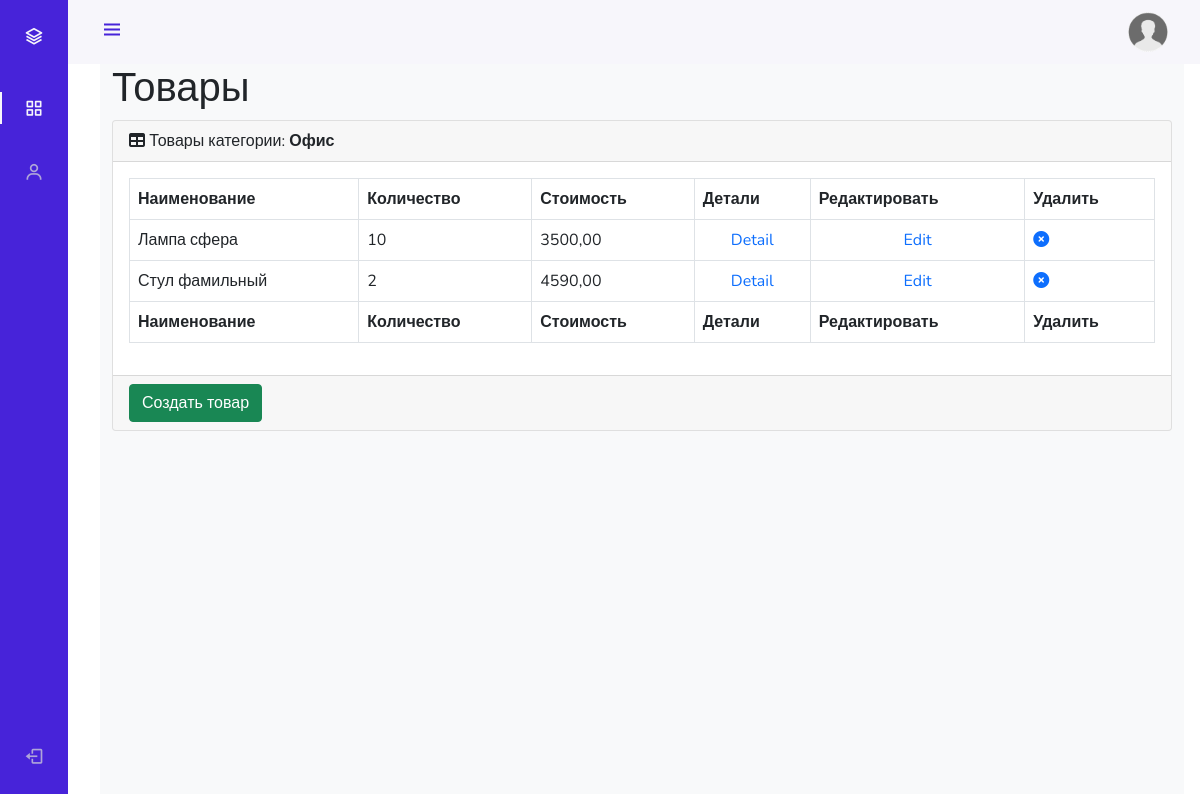
The app's page /admin_staff/products/read/category/1/ (signed in), older data.
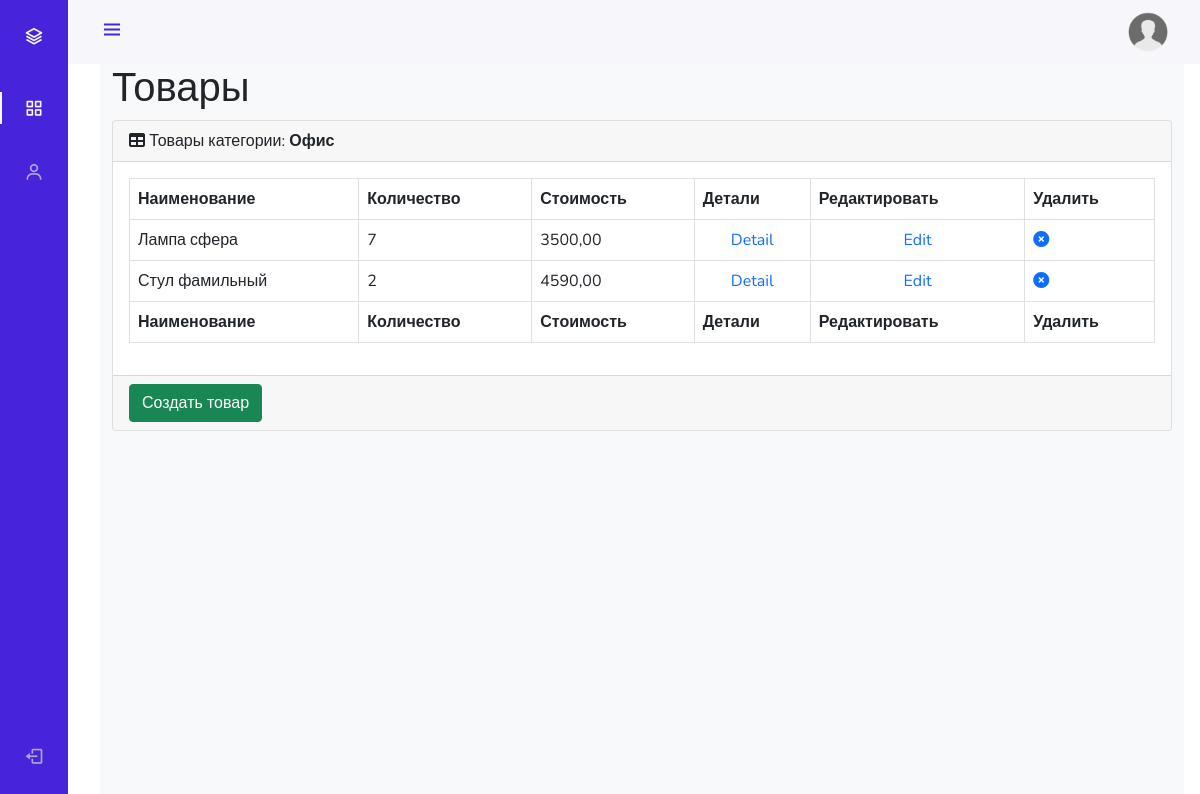
The same page, newer data.
### mainapp/models.py (models this page shows, shortened)
class Product(models.Model):
    category = models.ForeignKey(
        ProductCategory,
        on_delete=models.CASCADE,
    )
    name = models.CharField(
        verbose_name='имя продукта',
        max_length=128,
    )
    image = models.ImageField(
        upload_to='products_images',
        blank=True,
    )
    short_desc = models.CharField(
        verbose_name='короткое описание',
        max_length=60,
        blank=True,
    )
    description = models.TextField(
        verbose_name='описание',
        blank=True,
    )
    price = models.DecimalField(
        verbose_name='цена продукта',
        max_digits=8,
        decimal_places=2,
        default=0,
    )
    quantity = models.PositiveIntegerField(
        verbose_name='количество на складе',
        default=0,
    )
    is_active = models.BooleanField(default=True)

### adminapp/views.py (the view)
# urls.py: path('products/read/category/<int:pk>/', adminapp.products, name='products'),
@user_passes_test(lambda u: u.is_superuser)
def products(request, pk):
    title = 'админка/продукт'
    category = get_object_or_404(ProductCategory, pk=pk)
    products_list = Product.objects.filter(category__pk=pk).order_by('name')
    context = {
        'title': title,
        'category': category,
        'objects': products_list,
    }
    return render(request, 'adminapp/products.html', context)

### mainapp/context_processors.py (called while the page is built)
def basket(request):
    print(f'context processor basket works')
    basket = []
    if request.user.is_authenticated:
        basket = Basket.objects.filter(user=request.user)
    return {
        'basket': basket,
    }

### adminapp/templates/adminapp/products.html
{% extends 'adminapp/base.html' %}
{% load static %}
{% block content %}
<main>
    <div class="container-fluid">
        <h1 class="mt-4">Товары</h1>
        <div class="card mb-4">
            <div class="card-header">
                <i class="fas fa-table mr-1"></i>
                Товары категории: <strong>{{ category.name|title }}</strong>
            </div>
            <div class="card-body">
                <div class="table-responsive">
                    <table class="table table-bordered" id="dataTable" width="100%" cellspacing="0">
                        <thead>
                        <tr>
                            <th>Наименование</th>
                            <th>Количество</th>
                            <th>Стоимость</th>
                            <th>Детали</th>
                            <th>Редактировать</th>
                            <th>Удалить</th>
                        </tr>
                        </thead>
                        <tfoot>
                        <tr>
                            <th>Наименование</th>
                            <th>Количество</th>
                            <th>Стоимость</th>
                            <th>Детали</th>
                            <th>Редактировать</th>
                            <th>Удалить</th>
                        </tr>
                        </tfoot>
                        <tbody>
                        {% for product in objects %}
                            <tr {% if not product.is_active %} style="opacity: 0.5;" {% endif %}>
                                <td>{{ product.name }}</td>
                                <td>{{ product.quantity }}</td>
                                <td>{{ product.price }}</td>
                                <td class="text-center">
                                    <a href="{% url 'admin_staff:product_read' product.pk %}">Detail</a>
                                </td>
                                <td class="text-center">
                                    <a href="{% url 'admin_staff:product_update' product.pk %}">Edit</a>
                                </td>
                                <td>
                                    <a {% if not product.is_active %} class="invisible" {% endif %} href="{% url 'admin_staff:product_delete' pk=product.id %}">
                                        <i class="fa fa-times-circle"></i>
                                    </a>
                                </td>
                            </tr>
                        {% endfor %}
                        </tbody>
                    </table>
                </div>
            </div>
            <div class="card-footer">
                <a href="{% url 'admin_staff:product_create' category.pk %}">
                    <button class="btn btn-success">Создать товар</button>
                </a>
            </div>
        </div>
    </div>
</main>
{% endblock %}

Row changes from the older to the newer data that the page shows:
changed Product "Лампа сфера": quantity "10" → "7"
